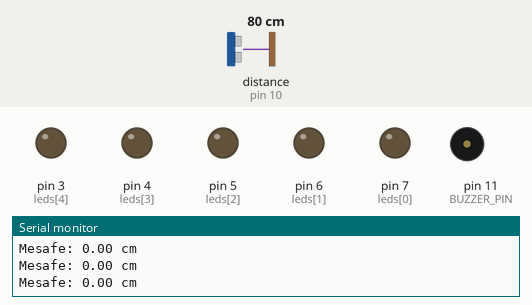
Simulated run of this sketch. Board: Arduino Uno, built with avr-gcc and run on an emulated ATmega328P. Parts: output pins drawn as LEDs (lit = HIGH), buzzer (waves = sounding, pin HIGH), the last lines printed to the serial monitor. The test bench sets the inputs (shaded band); at power-on: distance to the obstacle (sensor on pin 10) 80 cm. The echo pulse lasts 58.3 µs per cm.

Above: at 1.2 s.
1.3 s: distance to the obstacle (sensor on pin 10) set to 53 cm
2.8 s: distance to the obstacle (sensor on pin 10) set to 45 cm
At 3.04 s:
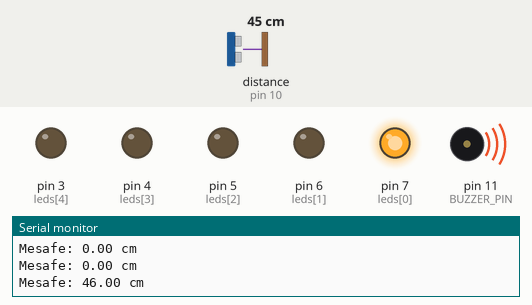
5.8 s: distance to the obstacle (sensor on pin 10) set to 38 cm
At 6.7 s:
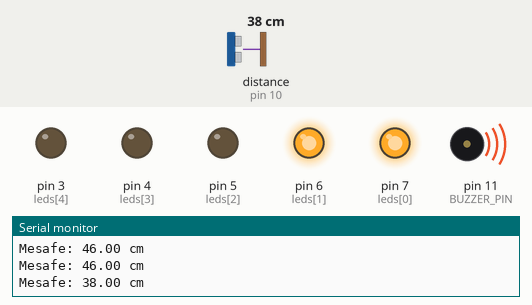
8.8 s: distance to the obstacle (sensor on pin 10) set to 34 cm
11.8 s: distance to the obstacle (sensor on pin 10) set to 29 cm
At 12.36 s:
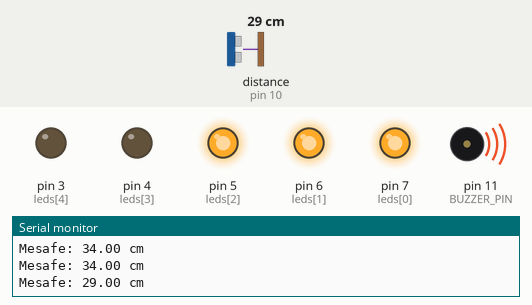
14.8 s: distance to the obstacle (sensor on pin 10) set to 4 cm
At 14.98 s:
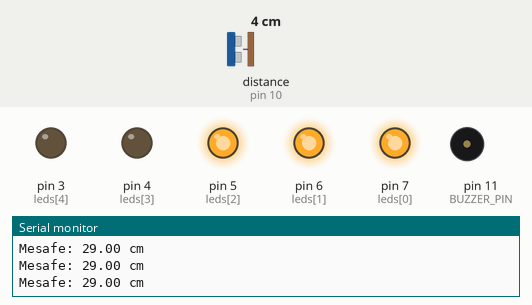
Timing chart, 0 to 18.8 s (numbered marks = the images above; inputs shaded):
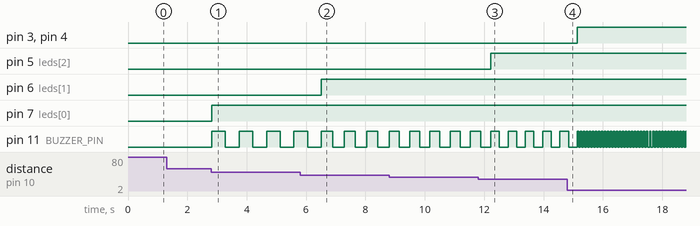

The sketch:

AutoDistanceSafety.ino
```cpp
#include "NewPing.h"
#define TRIGGER_PIN 9
#define ECHO_PIN 10
#define BUZZER_PIN 11
#define MAX_DISTANCE 50

NewPing sonar(TRIGGER_PIN, ECHO_PIN, MAX_DISTANCE);

const int leds[] = {7, 6, 5, 4, 3};
#define NUM_LEDS 5

void setup() {
  Serial.begin(9600);
  for (int i = 0; i < NUM_LEDS; i++) {
    pinMode(leds[i], OUTPUT);
  }
  pinMode(BUZZER_PIN, OUTPUT);
}

void loop() {
  float mesafe = sonar.ping_cm();
  int delayTime = calculateDelay(mesafe);

  Serial.print("Mesafe: ");
  Serial.print(mesafe);
  Serial.println(" cm");

  controlLedsAndBuzzer(mesafe, delayTime);
}

int calculateDelay(float mesafe) {
  int delayTime = map(mesafe, 5, 100, 50, 1000);
  return constrain(delayTime, 50, 1000);
}

void controlLedsAndBuzzer(float mesafe, int delayTime) {
  turnOffAllLeds();

  if (mesafe <= 50 && mesafe > 40) {
    updateLeds(1);
  } else if (mesafe <= 40 && mesafe > 30) {
    updateLeds(2);
  } else if (mesafe <= 30 && mesafe > 20) {
    updateLeds(3);
  } else if (mesafe <= 20 && mesafe > 10) {
    updateLeds(4);
  } else if (mesafe <= 10 && mesafe > 2) {
    updateLeds(5);
  }
  if (mesafe > 2 && mesafe <= 50) {
    playBuzzer(delayTime);
  }
}

void updateLeds(int ledCount) {
  for (int i = 0; i < ledCount; i++) {
    digitalWrite(leds[i], HIGH);
  }
}

void turnOffAllLeds() {
  for (int i = 0; i < NUM_LEDS; i++) {
    digitalWrite(leds[i], LOW);
  }
}

void playBuzzer(int delayTime) {
  digitalWrite(BUZZER_PIN, HIGH);
  delay(delayTime);
  digitalWrite(BUZZER_PIN, LOW);
  delay(delayTime);
}
```

Measured:
- the behaviour switches between 50 and 49 cm on distance to the obstacle (sensor on pin 10) (found by bisection; images 0 and 1)
- the behaviour switches between 41 and 40 cm on distance to the obstacle (sensor on pin 10) (found by bisection; images 1 and 2)
- the behaviour switches between 31 and 30 cm on distance to the obstacle (sensor on pin 10) (found by bisection; images 2 and 3)
- after the input at 2.8 s, pin 7 (leds[0]): LOW → HIGH at once; pin 11 (BUZZER_PIN): alternates HIGH for 0.46 s and LOW for 0.46 s, starting at once
- after the input at 5.8 s, pin 6 (leds[1]): LOW → HIGH after 0.71 s
- after the input at 11.8 s, pin 5 (leds[2]): LOW → HIGH after 0.42 s
- after the input at 14.8 s, pin 3 (leds[4]), pin 4 (leds[3]): LOW → HIGH after 0.33 s
